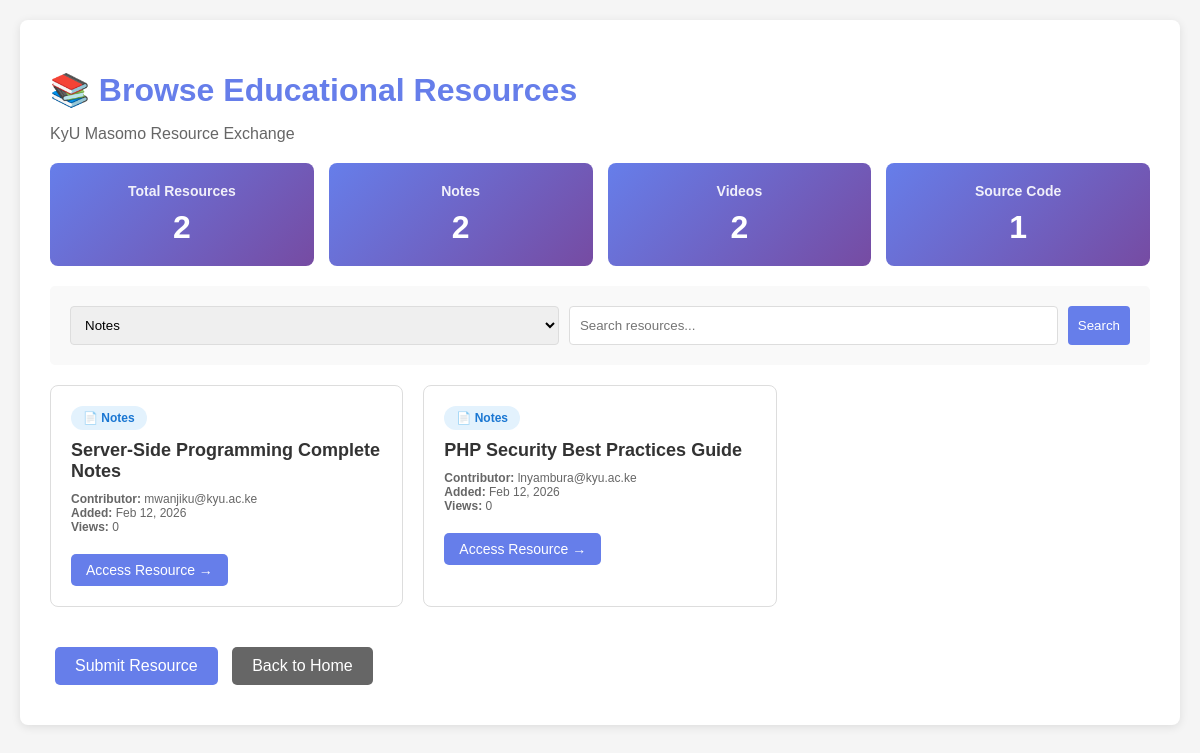
The app's page /masomo_resource_exchange/browse_resources.php?category=Notes with its own data.
### tables this page shows
CREATE TABLE IF NOT EXISTS educational_resources (
    id INT AUTO_INCREMENT PRIMARY KEY,
    resource_title VARCHAR(200) NOT NULL,
    resource_category ENUM('Notes', 'Video', 'Source Code') NOT NULL,
    resource_url VARCHAR(500) NOT NULL,
    contributor_email VARCHAR(100) NOT NULL,
    submission_date TIMESTAMP DEFAULT CURRENT_TIMESTAMP,
    views INT DEFAULT 0,
    is_approved BOOLEAN DEFAULT TRUE,
    INDEX idx_category (resource_category),
    INDEX idx_email (contributor_email),
    INDEX idx_date (submission_date)
);

### masomo_resource_exchange/browse_resources.php (the view, shortened to what this page needs)
<?php
$conn = getDBConnection();
$records_per_page = 5;
$page = isset($_GET['page']) ? (int)$_GET['page'] : 1;
$offset = ($page - 1) * $records_per_page;
$categoryFilter = isset($_GET['category']) ? $_GET['category'] : '';
$searchQuery = isset($_GET['search']) ? trim($_GET['search']) : '';
$whereConditions = [];
$params = [];
$types = '';
if (!empty($categoryFilter)) {
    $whereConditions[] = "resource_category = ?";
    $params[] = $categoryFilter;
    $types .= 's';
}
$whereClause = !empty($whereConditions) ? "WHERE " . implode(" AND ", $whereConditions) : "";
$countSql = "SELECT COUNT(*) as total FROM educational_resources $whereClause";
$countStmt = $conn->prepare($countSql);
if (!empty($params)) {
    $countStmt->bind_param($types, ...$params);
}
$countStmt->execute();
$totalRecords = $countStmt->get_result()->fetch_assoc()['total'];
$sql = "SELECT * FROM educational_resources $whereClause ORDER BY submission_date DESC LIMIT ? OFFSET ?";
$params[] = $records_per_page;
$params[] = $offset;
$types .= 'ii';
$stmt = $conn->prepare($sql);
if (!empty($params)) {
    $stmt->bind_param($types, ...$params);
}
$stmt->execute();
$result = $stmt->get_result();
$statsSql = "SELECT resource_category, COUNT(*) as count FROM educational_resources GROUP BY resource_category";
$statsResult = $conn->query($statsSql);
$stats = [];
while ($row = $statsResult->fetch_assoc()) {
    $stats[$row['resource_category']] = $row['count'];
}
?>
<!DOCTYPE html>
<html lang="en">
<head>
</head>
<body>
    <div class="container">
        <h1>📚 Browse Educational Resources</h1>
        <p style="color: #666;">KyU Masomo Resource Exchange</p>
        <div class="stats-grid">
            <div class="stat-card">
                <h3>Total Resources</h3>
                <div class="number"><?php echo $totalRecords; ?></div>
            </div>
            <div class="stat-card">
                <h3>Notes</h3>
                <div class="number"><?php echo isset($stats['Notes']) ? $stats['Notes'] : 0; ?></div>
            </div>
            <div class="stat-card">
                <h3>Videos</h3>
                <div class="number"><?php echo isset($stats['Video']) ? $stats['Video'] : 0; ?></div>
            </div>
            <div class="stat-card">
                <h3>Source Code</h3>
                <div class="number"><?php echo isset($stats['Source Code']) ? $stats['Source Code'] : 0; ?></div>
            </div>
        </div>
        <form method="GET" class="filters">
            <select name="category">
                <option value="Notes" <?php echo $categoryFilter === 'Notes' ? 'selected' : ''; ?>>Notes</option>
            </select>
            <input type="text" name="search" placeholder="Search resources..." value="<?php echo htmlspecialchars($searchQuery); ?>">
            <button type="submit">Search</button>
        </form>
        <?php if ($result->num_rows > 0): ?>
            <div class="resources-grid">
                <?php while ($row = $result->fetch_assoc()): ?>
                    <div class="resource-card">
                        <?php
                        $badgeClass = '';
                        switch ($row['resource_category']) {
                            case 'Notes':
                                $badgeClass = 'badge-notes';
                                $icon = '📄';
                                break;
                        }
                        ?>
                        <span class="category-badge <?php echo $badgeClass; ?>">
                            <?php echo $icon . ' ' . htmlspecialchars($row['resource_category']); ?>
                        </span>
                        <div class="resource-title">
                            <?php echo htmlspecialchars($row['resource_title']); ?>
                        </div>
                        <div class="resource-meta">
                            <strong>Contributor:</strong> <?php echo htmlspecialchars($row['contributor_email']); ?><br>
                            <strong>Added:</strong> <?php echo date('M j, Y', strtotime($row['submission_date'])); ?><br>
                            <strong>Views:</strong> <?php echo $row['views']; ?>
                        </div>
                        <a href="<?php echo htmlspecialchars($row['resource_url']); ?>"
                           target="_blank"
                           class="resource-link"
                           onclick="recordView(<?php echo $row['id']; ?>)">
                            Access Resource →
                        </a>
                    </div>
                <?php endwhile; ?>
            </div>
        <?php endif; ?>
        <div style="margin-top: 30px;">
            <a href="upload_form.php" class="btn">Submit Resource</a>
            <a href="index.php" class="btn" style="background-color: #666;">Back to Home</a>
        </div>
    </div>
</body>
</html>

### masomo_resource_exchange/browse_resources.php (style rules this page uses)
body { font-family: Arial, sans-serif; margin: 0; padding: 20px; background-color: #f5f5f5; }
.container { max-width: 1200px; margin: 0 auto; background-color: white; padding: 30px; border-radius: 8px; box-shadow: 0 2px 10px rgba(0,0,0,0.1); }
h1 { color: #667eea; margin-bottom: 10px; }
.stats-grid { display: grid; grid-template-columns: repeat(auto-fit, minmax(200px, 1fr)); gap: 15px; margin: 20px 0; }
.stat-card { background: linear-gradient(135deg, #667eea 0%, #764ba2 100%); color: white; padding: 20px; border-radius: 8px; text-align: center; }
.stat-card h3 { margin: 0 0 10px 0; font-size: 14px; opacity: 0.9; }
.stat-card .number { font-size: 32px; font-weight: bold; }
.filters { background-color: #f9f9f9; padding: 20px; border-radius: 5px; margin: 20px 0; display: grid; grid-template-columns: 1fr 1fr auto; gap: 10px; }
.filters select, .filters input, .filters button { padding: 10px; border: 1px solid #ddd; border-radius: 4px; }
.filters button { background-color: #667eea; color: white; border: none; cursor: pointer; }
.resources-grid { display: grid; grid-template-columns: repeat(auto-fill, minmax(300px, 1fr)); gap: 20px; margin: 20px 0; }
.resource-card { background-color: white; border: 1px solid #ddd; border-radius: 8px; padding: 20px; transition: transform 0.2s, box-shadow 0.2s; }
.resource-title { font-size: 18px; font-weight: bold; color: #333; margin-bottom: 10px; }
.category-badge { display: inline-block; padding: 5px 12px; border-radius: 15px; font-size: 12px; font-weight: bold; margin-bottom: 10px; }
.badge-notes { background-color: #e3f2fd; color: #1976d2; }
.resource-meta { font-size: 12px; color: #666; margin: 10px 0; }
.resource-link { display: inline-block; padding: 8px 15px; background-color: #667eea; color: white; text-decoration: none; border-radius: 5px; font-size: 14px; margin-top: 10px; }
.btn { display: inline-block; padding: 10px 20px; background-color: #667eea; color: white; text-decoration: none; border-radius: 5px; margin: 10px 5px; }

### records on screen
educational_resources: resource_category "📄", resource_category "Notes", resource_title "Server-Side Programming Complete Notes", contributor_email "mwanjiku@kyu.ac.ke", submission_date "Feb 12, 2026", views "0"
educational_resources: resource_category "📄", resource_category "Notes", resource_title "PHP Security Best Practices Guide", contributor_email "lnyambura@kyu.ac.ke", submission_date "Feb 12, 2026", views "0"

### other values on screen
$totalRecords "2"
$stats['Notes'] "2"
$stats['Video'] "2"
$stats['Source Code'] "1"
